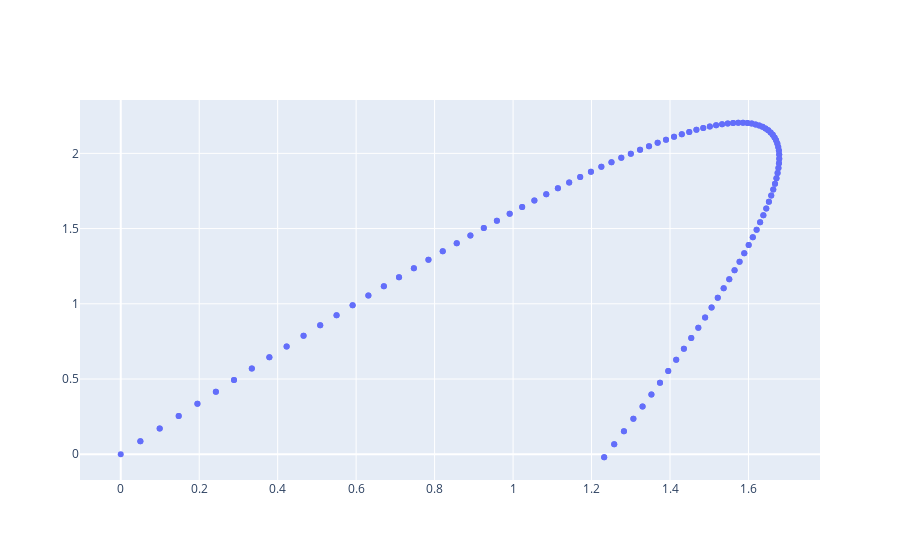

Source (notebook cell):
### Code cell
fig = go.Figure()
fig.add_trace(go.Scatter(x = x,y=y,
                    mode='markers'))

fig.show()

### Figure 1 — Plotly figure (JSON) as saved in the notebook; plotly's stock layout.template omitted (floating-point values rounded to 4 significant figures; data arrays with more than 128 entries replaced by an {"elided": "..."} marker saying what was removed)
{"data": [{"mode": "markers", "type": "scatter", "x": {"elided": "203 float values"}, "y": {"elided": "203 float values"}}], "layout": {}}
